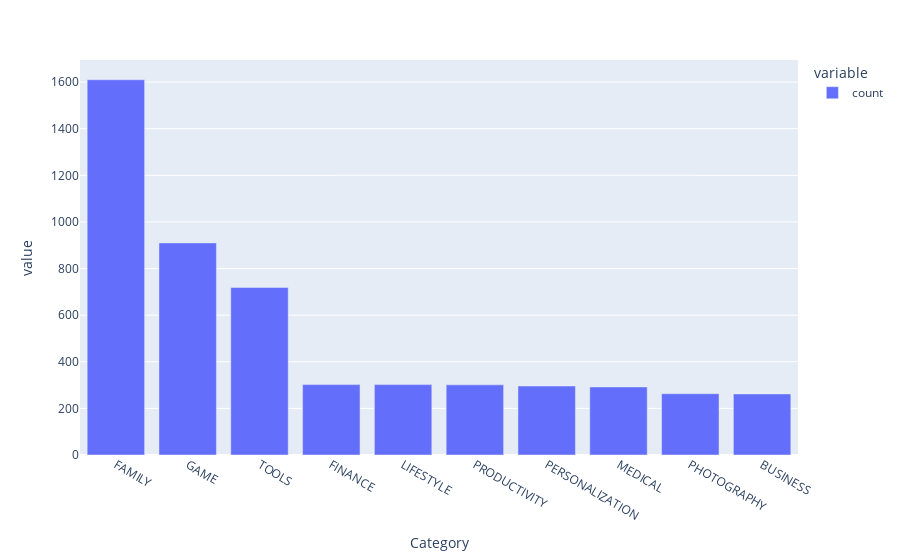

The notebook cell saved with this chart:
### Code cell
#=================================================================================Visualising the data in a bar chart============================================================================================================# 
import plotly.express as px 
bar = px.bar(x=top_10_categories.index,
             y = top_10_categories.values)
    ## Can also do this: 
bar = px.bar(top_10_categories)
    ## Get the bar to appear
bar.show()

### Figure 1 — Plotly figure (JSON) as saved in the notebook; plotly's stock layout.template omitted (floating-point values rounded to 4 significant figures)
{"data": [{"hovertemplate": "variable=count<br>Category=%{x}<br>value=%{y}<extra></extra>", "legendgroup": "count", "marker": {"color": "#636efa", "pattern": {"shape": ""}}, "name": "count", "orientation": "v", "showlegend": true, "textposition": "auto", "type": "bar", "x": ["FAMILY", "GAME", "TOOLS", "FINANCE", "LIFESTYLE", "PRODUCTIVITY", "PERSONALIZATION", "MEDICAL", "PHOTOGRAPHY", "BUSINESS"], "xaxis": "x", "y": [1610, 910, 719, 302, 302, 301, 296, 292, 263, 262], "yaxis": "y"}], "layout": {"barmode": "relative", "legend": {"title": {"text": "variable"}, "tracegroupgap": 0}, "margin": {"t": 60}, "xaxis": {"anchor": "y", "domain": [0, 1], "title": {"text": "Category"}}, "yaxis": {"anchor": "x", "domain": [0, 1], "title": {"text": "value"}}}}
